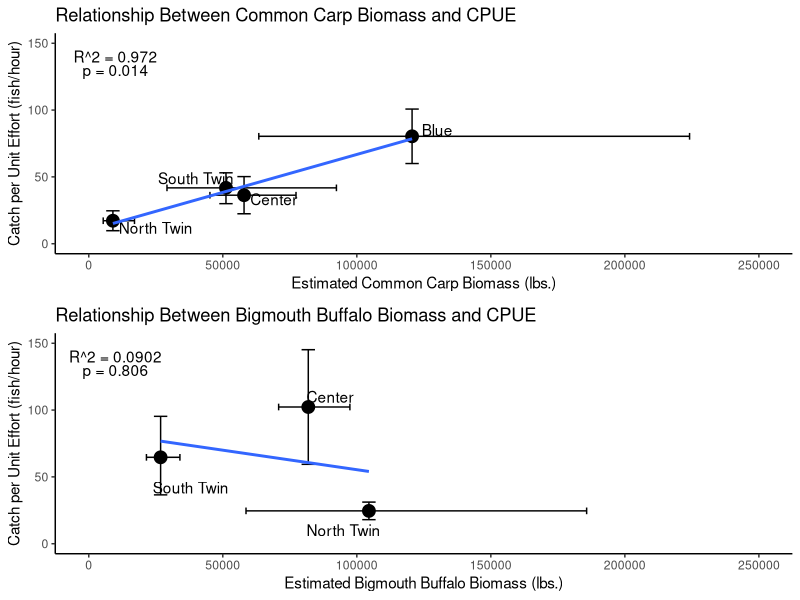

Recreate this plot in R. (Note: this script raises an error after producing the figure.)
## ---- chunk 1
packages<-function(x, repos="http://cran.r-project.org", ...){
x<-as.character(match.call()[[2]])
if (!require(x,character.only=TRUE)){
install.packages(pkgs=x, repos=repos, ...)
require(x,character.only=TRUE)
}
}

packages(vegan)
packages(ggplot2)
packages(gridExtra)
packages(reshape2)
packages(nnet)
#packages(multcomp)
#packages(plyr)
#packages(rv)
#packages(arm)
packages(lattice)
packages(tikzDevice)
#packages(GGally)
packages(wesanderson)
packages(devtools)
#packages(DescTools)
#packages(mvnormtest)
#packages(HH)
#packages(biotools)
#packages(car)
#packages(psych)
#packages(GPArotation)
packages(dplyr)
packages(tidyr)
packages(rcompanion)
## ---- chunk 2
# Create DF with CPUE and 95% CI for each lake...

Lakes<-c("Blue","Center","North Twin","South Twin")
CarpBiomass <- c(120617,57932,9001,51187)
CarpDensity <- c(438.6,231.7,19.4,92.2)
BuffBiomass <- c(NA,81894,104513,26802)
BuffDensity <- c(NA,327.6,225.7,48.3)
CarpCPUE<-c(80.37,36.3,17.18,41.78)
BuffCPUE<-c(NA,102.29,24.56,64.65)
CarpLL<-c(59.99,22.41,9.74,29.96)
CarpUL<-c(100.76,50.20,24.63,53.05)
BuffLL<-c(NA,59.40,17.99,36.56)
BuffUL<-c(NA,145.17,31.14,95.32)
CarpBM.LL<-c(63432,45202,5387,29180)
CarpBM.UL<-c(224140,77317,17058,92395)
BuffBM.LL<-c(NA,70833,58659,21514)
BuffBM.UL<-c(NA,97419,185741,34005)

DF<-data.frame(Lakes,CarpBiomass,BuffBiomass,CarpBM.LL,CarpBM.UL,BuffBM.LL,BuffBM.UL,
               CarpCPUE,BuffCPUE,CarpLL,CarpUL,BuffLL,BuffUL)

summary(DF)

## ---- chunk 3

# visualize how CPUE changes as a function of biomass....
#
# I think biomass density might be beneficial here, but let's go with what MJW said

# Regression lines imply lm() but we'll see........

mod<-lm(CarpCPUE ~ CarpBiomass, data = DF)
summary(mod)
R2<-format(summary(mod)$r.squared,digits=3)


# Carp FIrst
carp<-ggplot(DF, aes(x=CarpBiomass, y=CarpCPUE)) +
  xlim(0,250000)+
  ylim(0,150)+
  geom_point(size=4) +
  geom_errorbar(aes(ymax = CarpUL, ymin = CarpLL),width=5000) +
  geom_errorbarh(aes(xmax= CarpBM.UL, xmin = CarpBM.LL),height=5) +
  annotate("text",x=c(130000,69000,25000,40000,10000,10000),y=c(85,33.3,12,49,140,130), 
           label = c("Blue","Center","North Twin","South Twin","R^2 = 0.972","p = 0.014")) +
  labs(title = "Relationship Between Common Carp Biomass and CPUE",
       x = "Estimated Common Carp Biomass (lbs.)",
       y = "Catch per Unit Effort (fish/hour)") +
  theme_bw() + 
  theme(panel.border = element_blank(), panel.grid.major = element_blank(),
        panel.grid.minor = element_blank(), axis.line = element_line(colour = "black")) +
  geom_smooth(method=lm,se=F) 


# Buffalo Second

mod2<-lm(BuffCPUE ~ BuffBiomass, data = DF)
summary(mod2)
R22<-format(summary(mod2)$r.squared,digits=3)
R22

buff<-ggplot(DF, aes(x=BuffBiomass, y=BuffCPUE)) +
  xlim(0,250000)+
  ylim(0,150)+
  geom_point(size=4) +
  geom_errorbar(aes(ymax = BuffUL, ymin = BuffLL),width=5000) +
  geom_errorbarh(aes(xmax=BuffBM.UL, xmin = BuffBM.LL),height=5) +
  annotate("text",x=c(90000,95000,38000,10000,10000),y=c(110,10,42,140,130), 
           label = c("Center","North Twin","South Twin","R^2 = 0.0902","p = 0.806")) +
  labs(title = "Relationship Between Bigmouth Buffalo Biomass and CPUE",
       x = "Estimated Bigmouth Buffalo Biomass (lbs.)",
       y = "Catch per Unit Effort (fish/hour)") +
  theme_bw() + 
  theme(panel.border = element_blank(), panel.grid.major = element_blank(),
        panel.grid.minor = element_blank(), axis.line = element_line(colour = "black")) +
  geom_smooth(method=lm,se=F)

# Problems here: when I remove the 0s from Blue Lake Buffalo, the regression is negative
# And the plot certainly doesn't look linear

grid.arrange(carp,buff,nrow=2,ncol=1)



## ---- chunk 4

# Create DF with CPUE, total biomass and biomass density (and 95% CIs) for each lake...

df<-read.csv("2018_COC_BIB_CMR_Data.csv",header=T) # load data 
head(df)
summary(df)


#
levels(df$Lake)
#


## ---- chunk 5

all.bm<-read.csv("2018_BiomassDensityEstimates.csv")

# CarpCPUE - n fish per hour electrofishing
# think i need to melt and cast here, let's try for just carp

coc.df<-subset(df, Species == "COC")
coc.df.melt<-melt(coc.df, id = c("Lake","Date","Site.Transect"))















summary(coc.df)
# on-time in seconds to Effort in hours
coc.df$Effort<-coc.df$On.Time..s./3600
bib.df$Effort<-bib.df$On.Time..s./3600
# Need to remove seine hauls

# now to paste date, then lake then run
coc.df$DLR<-factor(paste(coc.df$Date,coc.df$Lake,coc.df$Run))
bib.df$DLR<-factor(paste(bib.df$Date,bib.df$Lake,bib.df$Run))
# Now to divide the count of captured fish by the mean effort per DLR
coc.cpue<-aggregate(Effort~Lake+DLR, data = coc.df, mean, na.action=NULL)
coc.df$dummy<-1
coc.n<-aggregate(dummy~Lake+DLR, data = coc.df, sum)
coc.cpue$n<-coc.n$dummy
coc.cpue$cpue<-coc.cpue$n/coc.cpue$Effort
coc.cpue<-coc.cpue[!is.na(coc.cpue$cpue),]

  
# BuffCPUE -n fish per hour electrofishing

bib.cpue<-aggregate(Effort~Lake+DLR, data = bib.df, mean, na.action=NULL)
bib.df$dummy<-1
bib.n<-aggregate(dummy~Lake+DLR, data = bib.df, sum)
bib.cpue$n<-bib.n$dummy
bib.cpue$cpue<-bib.cpue$n/bib.cpue$Effort
bib.cpue<-bib.cpue[!is.na(bib.cpue$cpue),]


# need a boxplot of CPUE for each lake apparently. Let's see:


boxplot(cpue~Lake,data=coc.cpue,
        main="Carp CPUE by Lake: 2018")

boxplot(cpue~Lake,data=bib.cpue,
        main="Buffalo CPUE by Lake: 2018")


###################################################
# hopefully find summary stats for below
###################################################


# CarpLL - lower bound for y axis 
# CarpUL- upper bound for y axis
COC.CPUE.95ci<-groupwiseMean(cpue ~ Lake,
              data = coc.cpue,
              conf = 0.95,
              digits = 3)

# BuffLL - lower bound for y axis
# BuffUL - upper bound for y axis
BIB.CPUE.95ci<-groupwiseMean(cpue ~ Lake,
              data = bib.cpue,
              conf = 0.95,
              digits = 3)

# CarpBM.LL - lower bound for x axis
# CarpBM.UL - upper bound for x axis
coc.BM<-coc.df[!is.na(coc.df$Weight.g),]
coc.BM.95ci<-groupwiseMean(Weight.g ~ Lake,
              data = coc.BM,
              conf = 0.95,
              digits = 3)
CarpBM.LL<-BM$CarpN*coc.BM.95ci$Trad.lower
CarpBM.UL<-BM$CarpN*coc.BM.95ci$Trad.upper


# BuffBM.LL - lower bound for x axis
# BuffBM.UL - lower bound for x axis
bib.BM<-bib.df[!is.na(bib.df$Weight.g),]
bib.BM.95ci<-groupwiseMean(Weight.g ~ Lake,
              data = bib.BM,
              conf = 0.95,
              digits = 3)
BuffBM.LL<-c(3152,2960,44598,13923,34507,12380)*bib.BM.95ci$Trad.lower
BuffBM.UL<-c(3152,2960,44598,13923,34507,12380)*bib.BM.95ci$Trad.upper


## ---- chunk 6

Lakes<-c("Blue","Center","Five Island","N Twin","Silver","S Twin","Storm")

DF<-data.frame(Lakes,
               BM$CarpBiomass,
               BM$BuffBiomass,
               CarpBM.LL,
               CarpBM.UL,
               c(NA,BuffBM.LL),
               c(NA,BuffBM.UL),
               COC.CPUE.95ci$Mean,
               c(NA,BIB.CPUE.95ci$Mean),
               COC.CPUE.95ci$Trad.lower,
               COC.CPUE.95ci$Trad.upper,
               c(NA,BIB.CPUE.95ci$Trad.lower),
               c(NA,BIB.CPUE.95ci$Trad.upper),
               BM$CarpDensity,
               BM$BuffDensity
               )

colnames(DF)<-c("Lake","CarpBiomass","BuffBiomass","CarpBM.LL","CarpBM.UL","BuffBM.LL","BuffBM.UL","CarpCPUE","BuffCPUE","CarpLL","CarpUL","BuffLL","BuffUL","CarpDensity","BuffDensity")

summary(DF)
## ---- chunk 7

# visualize how CPUE changes as a function of biomass....

mod<-lm(CarpCPUE ~ CarpBiomass, data = DF)
summary(mod)
R2<-format(summary(mod)$r.squared,digits=3)
R2


# Carp First
carp<-ggplot(DF, aes(x=CarpBiomass, y=CarpCPUE)) +
  xlim(0,500000)+ # increase of 100k
  ylim(0,350)+ # more than double from 2017
  geom_point(size=4) +
  geom_errorbar(aes(ymax = CarpUL, ymin = CarpLL),width=5000) +
  geom_errorbarh(aes(xmax= CarpBM.UL, xmin = CarpBM.LL),height=5) +
  annotate("text",x=c(175000,60000,200000,10000,40000,300000,75000,15000,15000),y=c(250,10,40,25,80,40,60,180,160), 
           label = c("Blue","Center","Five Island","N Twin","Silver","Twin","Storm","R^2 = 0.016","p = 0.014")) +
  labs(title = "2018 Common Carp Biomass and CPUE",
       x = "Estimated Common Carp Biomass (lbs.)",
       y = "Catch per Unit Effort (fish/hour)") +
  theme_bw() + 
  theme(panel.border = element_blank(), panel.grid.major = element_blank(),
        panel.grid.minor = element_blank(), axis.line = element_line(colour = "black")) +
  geom_smooth(method=lm,se=F) 


# Buffalo Second

mod2<-lm(BuffCPUE ~ BuffBiomass, data = DF)
summary(mod2)
R22<-format(summary(mod2)$r.squared,digits=3)
R22

buff<-ggplot(DF, aes(x=BuffBiomass, y=BuffCPUE)) +
  xlim(0,500000)+ # double from 2017
  ylim(0,150)+ # Same as 2018
  geom_point(size=4) +
  geom_errorbar(aes(ymax = BuffUL, ymin = BuffLL),width=5000) +
  geom_errorbarh(aes(xmax=BuffBM.UL, xmin = BuffBM.LL),height=5) +
  annotate("text",x=c(25000,25000,460000,75000,275000,190000,20000,20000),y=c(32,5,20,35,35,11,140,130), 
           label = c("Center","Five Island","N Twin","Silver","S Twin","Storm","R^2 = 0.079","p = 0.867")) +
  labs(title = "2018 Bigmouth Buffalo Biomass and CPUE",
       x = "Estimated Bigmouth Buffalo Biomass (lbs.)",
       y = "Catch per Unit Effort (fish/hour)") +
  theme_bw() + 
  theme(panel.border = element_blank(), panel.grid.major = element_blank(),
        panel.grid.minor = element_blank(), axis.line = element_line(colour = "black")) +
  geom_smooth(method=lm,se=F)

# Problems here: when I remove the 0s from Blue Lake Buffalo, the regression is negative
# And the plot certainly doesn't look linear

grid.arrange(carp,buff,nrow=2,ncol=1)

## ---- chunk 8

# visualize how CPUE changes as a function of biomass....

mod<-lm(CarpCPUE ~ CarpDensity, data = DF)
summary(mod)
R2<-format(summary(mod)$r.squared,digits=3)
R2


# Carp First
carp<-ggplot(DF, aes(x=CarpDensity, y=CarpCPUE)) +
  xlim(0,600)+ # 
  ylim(0,300)+ # 
  geom_point(size=4) +
  geom_errorbar(aes(ymax = CarpUL, ymin = CarpLL),width=5000) +
  geom_errorbarh(aes(xmax= CarpBM.UL, xmin = CarpBM.LL),height=5) +
  annotate("text",x=c(550,275,290,10,60,180,60,250,250),y=c(260,15,40,25,80,25,55,180,160), 
           label = c("Blue","Center","Five Island","N Twin","Silver","S Twin","Storm","R^2 = 0.591","p = 0.043")) +
  labs(title = "2018 Common Carp Density and CPUE",
       x = "Estimated Common Carp Density (fish/acre)",
       y = "Catch per Unit Effort (fish/hour)") +
  theme_bw() + 
  theme(panel.border = element_blank(), panel.grid.major = element_blank(),
        panel.grid.minor = element_blank(), axis.line = element_line(colour = "black")) +
  geom_smooth(method=lm,se=F) 


# Buffalo Second

mod2<-lm(BuffCPUE ~ BuffDensity, data = DF)
summary(mod2)
R22<-format(summary(mod2)$r.squared,digits=3)
R22

buff<-ggplot(DF, aes(x=BuffDensity, y=BuffCPUE)) +
  xlim(0,1500)+ # double from 2017
  ylim(0,300)+ # Same as 2018
  geom_point(size=4) +
  geom_errorbar(aes(ymax = BuffUL, ymin = BuffLL),width=5000) +
  geom_errorbarh(aes(xmax=BuffBM.UL, xmin = BuffBM.LL),height=5) +
  annotate("text",x=c(0,200,1400,150,350,175,500,500),y=c(32,10,20,35,35,0,140,130), 
           label = c("Center","Five Island","N Twin","Silver","S Twin","Storm","R^2 = 0.026","p = 0.762")) +
  labs(title = "2018 Bigmouth Buffalo Density and CPUE",
       x = "Estimated Bigmouth Buffalo Density (fish/acre)",
       y = "Catch per Unit Effort (fish/hour)") +
  theme_bw() + 
  theme(panel.border = element_blank(), panel.grid.major = element_blank(),
        panel.grid.minor = element_blank(), axis.line = element_line(colour = "black")) +
  geom_smooth(method=lm,se=F)

# Problems here: when I remove the 0s from Blue Lake Buffalo, the regression is negative
# And the plot certainly doesn't look linear

grid.arrange(carp,buff,nrow=1,ncol=2)

## ---- chunk 9
DF$CarpBMD<-DF$CarpBiomass/BM$LakeArea
summary(DF$CarpBMD)
DF$CarpBM.LL.BMD

DF$BuffBMD<-DF$BuffBiomass/BM$LakeArea
summary(DF$BuffBMD)

boxplot(CarpBMD~Lake,data=DF)




